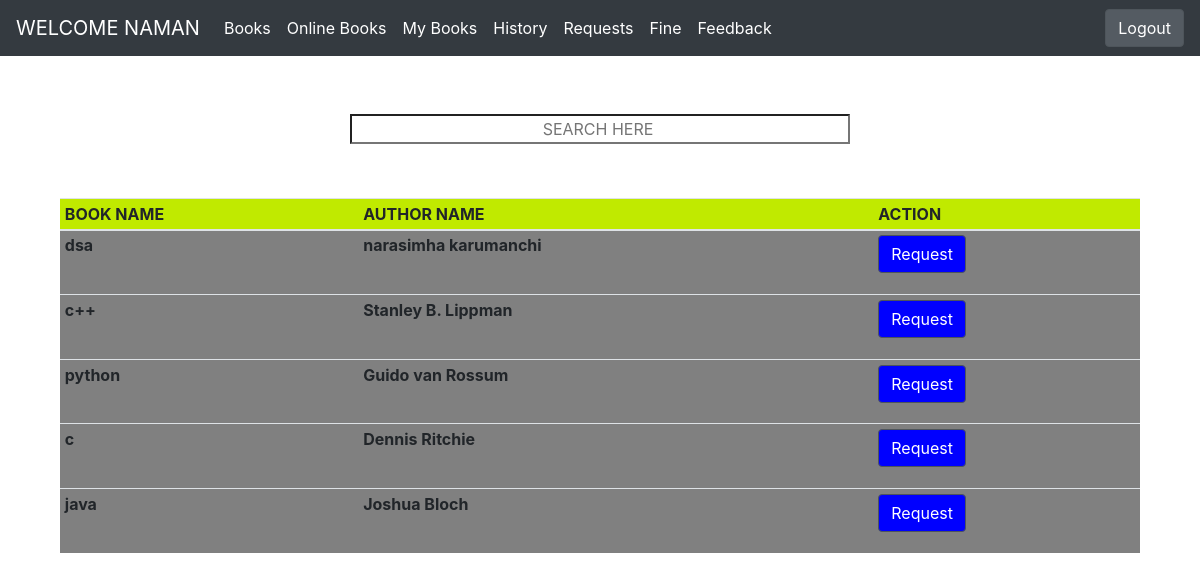
/issue/ (signed in), run on the app's committed database.
### library_management_system/models.py (models this page shows, shortened)
class Book(models.Model):
    book_title = models.CharField(max_length=200)
    book_author = models.CharField(max_length=100)
    quantity = models.IntegerField(validators=[MinValueValidator(0)])
    class Meta:
        unique_together = ['book_title','book_author']

### library_management_system/views.py (the view, shortened to what this page needs)
# urls.py: path('issue/',views.issue_book,name='issue'),
@login_required
def issue_book(request):
    issued_books = BookTrasaction.objects.filter(user=request.user, return_date=None).values_list('book__id')
    books = Book.objects.exclude(id__in=issued_books).filter(quantity__gt=0).order_by('-id')
    return render(request, 'issue.html',{'books':books})

### library_management_system/templates/issue.html (shortened to what this page needs)
<head>
</head>
{% extends 'index.html'%}
{% block content %}
<br>
<br>
<div class="alert" role="alert alert-success">
  </div>
{% if books %}
<br>
<center><input id="search" type="search" class="container" style="padding:1px;width: 500px;" placeholder="SEARCH HERE"></center>
    <br>
    <div class="container" style="padding:30px;">
<table class="table table-hover table-sm">
    <thead class = "thead">
  <tr bgcolor="cream">
     <th>BOOK NAME</th>
      <th>AUTHOR NAME</th>
      <th>ACTION</th>
  </tr>
  <tbody id="table_data">
      {% for i in books %}
      <tr bgcolor="gray">
          <td><b>{{i.book_title}}</b></td>
          <td><b>{{i.book_author}}</b></td>
          <td>
            <form method="POST">
              <button type="submit" class="btn btn-secondary btn active" style="background-color: blue;">Request</button>
          </form>
          </td>
      </tr>
      {% endfor %}
    </tbody>
</thead>
    </table>
    </div>
    {% else %}
    <h2><center>No Book Available</center></h2>
    {% endif %}
{% endblock %}

### library_management_system/templates/index.html (shortened to what this page needs)
<html>
    <head>
        <link rel="stylesheet" href="https://cdn.jsdelivr.net/npm/bootstrap@4.0.0/dist/css/bootstrap.min.css">
    </head>
<nav class="navbar navbar-expand-lg fixed-top navbar-light bg-light,navbar navbar-dark bg-dark" id="navi">
    <a class="navbar-brand" href="{% url 'home' %}">WELCOME {{request.user|upper}} </a>
    <div class="collapse navbar-collapse" id="navbarSupportedContent">
      <ul class="navbar-nav mr-auto">
        {% if not request.user.is_superuser %}
        <li class="nav-item active">
          <a class="nav-link" href="{% url 'issue' %}">Books <span class="sr-only">(current)</span></a>
        </li>
        {% endif %}
        <li class="nav-item active">
          <a class="nav-link" href="{% url 'view_pdf' %}">Online Books  <span class="sr-only">(current)</span></a>
        </li>
        {% if not request.user.is_superuser %}
        <li class="nav-item active">
            <a class="nav-link" href="{% url 'return' %}">My Books <span class="sr-only">(current)</span></a>
        </li>
        {% endif %}
        {% if not request.user.is_superuser %}
          <li class="nav-item active">
            <a class="nav-link" href="{% url 'history' %}">History  <span class="sr-only">(current)</span></a>
          </li>
          {% endif %}
          {% if not request.user.is_superuser %}
          <li class="nav-item active">
            <a class="nav-link" href="{% url 'pending_req' %}">Requests  <span class="sr-only">(current)</span></a>
          </li>
          {% endif %}
          {% if not request.user.is_superuser %}
          <li class="nav-item active">
            <a class="nav-link" href="{% url 'fine_user' %}">Fine <span class="sr-only">(current)</span></a>
          </li>
          {% endif %}
          {% if not request.user.is_superuser %}
          <li class="nav-item active">
            <a class="nav-link" href="{% url 'user_feedback' %}">Feedback  <span class="sr-only">(current)</span></a>
          </li>
          {% endif %}
      </ul>
      <a href="{% url 'logout' %}" class="btn btn-secondary active" role="button" aria-pressed="true">Logout </a>
    </div>
  </nav>
  {% block content %}
  {% endblock %}
</html>

### library_management_system/templates/issue.html (style rules this page uses)
input[type="search"]::placeholder { text-align: center; }
#search { width: 100%; }

### data on the page
Book: book_title "dsa", book_author "narasimha karumanchi"
Book: book_title "c++", book_author "Stanley B. Lippman"
Book: book_title "python", book_author "Guido van Rossum"
Book: book_title "c", book_author "Dennis Ritchie"
Book: book_title "java", book_author "Joshua Bloch"

### other printed values
{{ request.user|upper }} "NAMAN"
